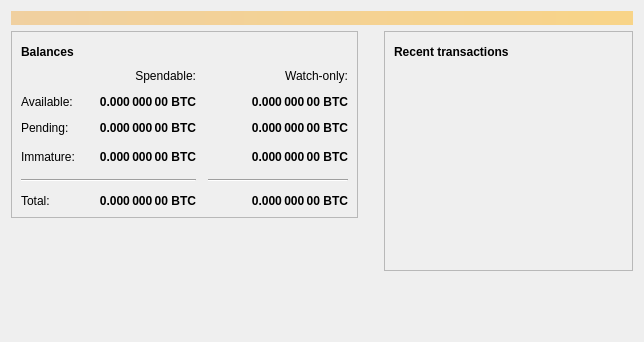
<?xml version="1.0" encoding="UTF-8"?>
<ui version="4.0">
 <class>OverviewPage</class>
 <widget class="QWidget" name="OverviewPage">
  <property name="geometry">
   <rect>
    <x>0</x>
    <y>0</y>
    <width>644</width>
    <height>342</height>
   </rect>
  </property>
  <property name="windowTitle">
   <string>Form</string>
  </property>
  <layout class="QVBoxLayout" name="topLayout">
   <item>
    <widget class="QLabel" name="labelAlerts">
     <property name="visible">
      <bool>false</bool>
     </property>
     <property name="styleSheet">
      <string notr="true">QLabel { background-color: qlineargradient(x1: 0, y1: 0, x2: 1, y2: 0, stop:0 #F0D0A0, stop:1 #F8D488); color:#000000; }</string>
     </property>
     <property name="wordWrap">
      <bool>true</bool>
     </property>
     <property name="margin">
      <number>3</number>
     </property>
     <property name="textInteractionFlags">
      <set>Qt::TextSelectableByMouse</set>
     </property>
    </widget>
   </item>
   <item>
    <layout class="QHBoxLayout" name="horizontalLayout" stretch="1,0,1">
     <item>
      <layout class="QVBoxLayout" name="verticalLayout_2">
       <item>
        <widget class="QFrame" name="frame">
         <property name="frameShape">
          <enum>QFrame::StyledPanel</enum>
         </property>
         <property name="frameShadow">
          <enum>QFrame::Raised</enum>
         </property>
         <layout class="QVBoxLayout" name="verticalLayout_4">
          <item>
           <layout class="QHBoxLayout" name="horizontalLayout_4">
            <item>
             <widget class="QLabel" name="label_5">
              <property name="font">
               <font>
                <weight>75</weight>
                <bold>true</bold>
               </font>
              </property>
              <property name="text">
               <string>Balances</string>
              </property>
             </widget>
            </item>
            <item>
             <spacer name="horizontalpacer_3">
              <property name="orientation">
               <enum>Qt::Horizontal</enum>
              </property>
              <property name="sizeHint" stdset="0">
               <size>
                <width>40</width>
                <height>20</height>
               </size>
              </property>
             </spacer>
            </item>
            <item>
             <widget class="QPushButton" name="labelWalletStatus">
              <property name="enabled">
               <bool>true</bool>
              </property>
              <property name="maximumSize">
               <size>
                <width>30</width>
                <height>16777215</height>
               </size>
              </property>
              <property name="toolTip">
               <string>The displayed information may be out of date. Your wallet automatically synchronizes with the Veles network after a connection is established, but this process has not completed yet.</string>
              </property>
              <property name="text">
               <string/>
              </property>
              <property name="icon">
               <iconset>
                <normaloff>:/icons/warning</normaloff>
                <disabledoff>:/icons/warning</disabledoff>:/icons/warning</iconset>
              </property>
              <property name="iconSize">
               <size>
                <width>24</width>
                <height>24</height>
               </size>
              </property>
              <property name="flat">
               <bool>true</bool>
              </property>
             </widget>
            </item>
           </layout>
          </item>
          <item>
           <layout class="QGridLayout" name="gridLayout">
            <property name="spacing">
             <number>12</number>
            </property>
            <item row="4" column="1">
             <spacer name="horizontalSpacer_10">
              <property name="orientation">
               <enum>Qt::Horizontal</enum>
              </property>
              <property name="sizeHint" stdset="0">
               <size>
                <width>40</width>
                <height>20</height>
               </size>
              </property>
             </spacer>
            </item>
            <item row="6" column="0" colspan="3">
             <widget class="Line" name="line">
              <property name="orientation">
               <enum>Qt::Horizontal</enum>
              </property>
             </widget>
            </item>
            <item row="6" column="3">
             <widget class="Line" name="lineWatchBalance">
              <property name="sizePolicy">
               <sizepolicy hsizetype="Preferred" vsizetype="Fixed">
                <horstretch>0</horstretch>
                <verstretch>0</verstretch>
               </sizepolicy>
              </property>
              <property name="minimumSize">
               <size>
                <width>140</width>
                <height>0</height>
               </size>
              </property>
              <property name="orientation">
               <enum>Qt::Horizontal</enum>
              </property>
             </widget>
            </item>
            <item row="4" column="0">
             <widget class="QLabel" name="labelImmatureText">
              <property name="text">
               <string>Immature:</string>
              </property>
             </widget>
            </item>
            <item row="1" column="0">
             <widget class="QLabel" name="labelBalanceText">
              <property name="text">
               <string>Available:</string>
              </property>
             </widget>
            </item>
            <item row="2" column="0">
             <widget class="QLabel" name="labelPendingText">
              <property name="text">
               <string>Pending:</string>
              </property>
             </widget>
            </item>
            <item row="0" column="3">
             <widget class="QLabel" name="labelWatchonly">
              <property name="text">
               <string>Watch-only:</string>
              </property>
              <property name="alignment">
               <set>Qt::AlignRight|Qt::AlignTrailing|Qt::AlignVCenter</set>
              </property>
             </widget>
            </item>
            <item row="4" column="3">
             <widget class="QLabel" name="labelWatchImmature">
              <property name="font">
               <font>
                <weight>75</weight>
                <bold>true</bold>
               </font>
              </property>
              <property name="cursor">
               <cursorShape>IBeamCursor</cursorShape>
              </property>
              <property name="toolTip">
               <string>Mined balance in watch-only addresses that has not yet matured</string>
              </property>
              <property name="text">
               <string notr="true">0.000 000 00 BTC</string>
              </property>
              <property name="alignment">
               <set>Qt::AlignRight|Qt::AlignTrailing|Qt::AlignVCenter</set>
              </property>
              <property name="textInteractionFlags">
               <set>Qt::LinksAccessibleByMouse|Qt::TextSelectableByKeyboard|Qt::TextSelectableByMouse</set>
              </property>
             </widget>
            </item>
            <item row="1" column="2">
             <widget class="QLabel" name="labelBalance">
              <property name="font">
               <font>
                <weight>75</weight>
                <bold>true</bold>
               </font>
              </property>
              <property name="cursor">
               <cursorShape>IBeamCursor</cursorShape>
              </property>
              <property name="toolTip">
               <string>Your current spendable balance</string>
              </property>
              <property name="text">
               <string notr="true">0.000 000 00 BTC</string>
              </property>
              <property name="alignment">
               <set>Qt::AlignRight|Qt::AlignTrailing|Qt::AlignVCenter</set>
              </property>
              <property name="textInteractionFlags">
               <set>Qt::LinksAccessibleByMouse|Qt::TextSelectableByKeyboard|Qt::TextSelectableByMouse</set>
              </property>
             </widget>
            </item>
            <item row="10" column="2">
             <widget class="QLabel" name="labelTotal">
              <property name="font">
               <font>
                <weight>75</weight>
                <bold>true</bold>
               </font>
              </property>
              <property name="cursor">
               <cursorShape>IBeamCursor</cursorShape>
              </property>
              <property name="toolTip">
               <string>Your current total balance</string>
              </property>
              <property name="text">
               <string notr="true">0.000 000 00 BTC</string>
              </property>
              <property name="alignment">
               <set>Qt::AlignRight|Qt::AlignTrailing|Qt::AlignVCenter</set>
              </property>
              <property name="textInteractionFlags">
               <set>Qt::LinksAccessibleByMouse|Qt::TextSelectableByKeyboard|Qt::TextSelectableByMouse</set>
              </property>
             </widget>
            </item>
            <item row="2" column="2">
             <widget class="QLabel" name="labelUnconfirmed">
              <property name="font">
               <font>
                <weight>75</weight>
                <bold>true</bold>
               </font>
              </property>
              <property name="cursor">
               <cursorShape>IBeamCursor</cursorShape>
              </property>
              <property name="toolTip">
               <string>Total of transactions that have yet to be confirmed, and do not yet count toward the spendable balance</string>
              </property>
              <property name="text">
               <string notr="true">0.000 000 00 BTC</string>
              </property>
              <property name="alignment">
               <set>Qt::AlignRight|Qt::AlignTrailing|Qt::AlignVCenter</set>
              </property>
              <property name="textInteractionFlags">
               <set>Qt::LinksAccessibleByMouse|Qt::TextSelectableByKeyboard|Qt::TextSelectableByMouse</set>
              </property>
             </widget>
            </item>
            <item row="10" column="3">
             <widget class="QLabel" name="labelWatchTotal">
              <property name="font">
               <font>
                <weight>75</weight>
                <bold>true</bold>
               </font>
              </property>
              <property name="cursor">
               <cursorShape>IBeamCursor</cursorShape>
              </property>
              <property name="toolTip">
               <string>Current total balance in watch-only addresses</string>
              </property>
              <property name="text">
               <string notr="true">0.000 000 00 BTC</string>
              </property>
              <property name="alignment">
               <set>Qt::AlignRight|Qt::AlignTrailing|Qt::AlignVCenter</set>
              </property>
              <property name="textInteractionFlags">
               <set>Qt::LinksAccessibleByMouse|Qt::TextSelectableByKeyboard|Qt::TextSelectableByMouse</set>
              </property>
             </widget>
            </item>
            <item row="4" column="2">
             <widget class="QLabel" name="labelImmature">
              <property name="font">
               <font>
                <weight>75</weight>
                <bold>true</bold>
               </font>
              </property>
              <property name="cursor">
               <cursorShape>IBeamCursor</cursorShape>
              </property>
              <property name="toolTip">
               <string>Mined balance that has not yet matured</string>
              </property>
              <property name="text">
               <string notr="true">0.000 000 00 BTC</string>
              </property>
              <property name="alignment">
               <set>Qt::AlignRight|Qt::AlignTrailing|Qt::AlignVCenter</set>
              </property>
              <property name="textInteractionFlags">
               <set>Qt::LinksAccessibleByMouse|Qt::TextSelectableByKeyboard|Qt::TextSelectableByMouse</set>
              </property>
             </widget>
            </item>
            <item row="1" column="3">
             <widget class="QLabel" name="labelWatchAvailable">
              <property name="font">
               <font>
                <weight>75</weight>
                <bold>true</bold>
               </font>
              </property>
              <property name="cursor">
               <cursorShape>IBeamCursor</cursorShape>
              </property>
              <property name="toolTip">
               <string>Your current balance in watch-only addresses</string>
              </property>
              <property name="text">
               <string notr="true">0.000 000 00 BTC</string>
              </property>
              <property name="alignment">
               <set>Qt::AlignRight|Qt::AlignTrailing|Qt::AlignVCenter</set>
              </property>
              <property name="textInteractionFlags">
               <set>Qt::LinksAccessibleByMouse|Qt::TextSelectableByKeyboard|Qt::TextSelectableByMouse</set>
              </property>
             </widget>
            </item>
            <item row="0" column="2">
             <widget class="QLabel" name="labelSpendable">
              <property name="text">
               <string>Spendable:</string>
              </property>
              <property name="alignment">
               <set>Qt::AlignRight|Qt::AlignTrailing|Qt::AlignVCenter</set>
              </property>
             </widget>
            </item>
            <item row="10" column="0">
             <widget class="QLabel" name="labelTotalText">
              <property name="text">
               <string>Total:</string>
              </property>
             </widget>
            </item>
            <item row="2" column="3">
             <widget class="QLabel" name="labelWatchPending">
              <property name="font">
               <font>
                <weight>75</weight>
                <bold>true</bold>
               </font>
              </property>
              <property name="cursor">
               <cursorShape>IBeamCursor</cursorShape>
              </property>
              <property name="toolTip">
               <string>Unconfirmed transactions to watch-only addresses</string>
              </property>
              <property name="text">
               <string notr="true">0.000 000 00 BTC</string>
              </property>
              <property name="alignment">
               <set>Qt::AlignRight|Qt::AlignTrailing|Qt::AlignVCenter</set>
              </property>
              <property name="textInteractionFlags">
               <set>Qt::LinksAccessibleByMouse|Qt::TextSelectableByKeyboard|Qt::TextSelectableByMouse</set>
              </property>
             </widget>
            </item>
           </layout>
          </item>
         </layout>
        </widget>
       </item>
       <item>
        <spacer name="verticalSpacer">
         <property name="orientation">
          <enum>Qt::Vertical</enum>
         </property>
         <property name="sizeHint" stdset="0">
          <size>
           <width>20</width>
           <height>40</height>
          </size>
         </property>
        </spacer>
       </item>
      </layout>
     </item>
     <item>
      <spacer name="horizontalSpacer_2">
       <property name="orientation">
        <enum>Qt::Horizontal</enum>
       </property>
       <property name="sizeType">
        <enum>QSizePolicy::Fixed</enum>
       </property>
       <property name="sizeHint" stdset="0">
        <size>
         <width>20</width>
         <height>20</height>
        </size>
       </property>
      </spacer>
     </item>
     <item>
      <layout class="QVBoxLayout" name="verticalLayout_3">
       <item>
        <widget class="QFrame" name="frame_2">
         <property name="frameShape">
          <enum>QFrame::StyledPanel</enum>
         </property>
         <property name="frameShadow">
          <enum>QFrame::Raised</enum>
         </property>
         <layout class="QVBoxLayout" name="verticalLayout">
          <item>
           <layout class="QHBoxLayout" name="horizontalLayout_2">
            <item>
             <widget class="QLabel" name="label_4">
              <property name="font">
               <font>
                <weight>75</weight>
                <bold>true</bold>
               </font>
              </property>
              <property name="text">
               <string>Recent transactions</string>
              </property>
             </widget>
            </item>
            <item>
             <spacer name="horizontalSpacer_9">
              <property name="orientation">
               <enum>Qt::Horizontal</enum>
              </property>
              <property name="sizeHint" stdset="0">
               <size>
                <width>40</width>
                <height>20</height>
               </size>
              </property>
             </spacer>
            </item>
            <item>
             <spacer name="horizontalSpacer_3">
              <property name="orientation">
               <enum>Qt::Horizontal</enum>
              </property>
              <property name="sizeHint" stdset="0">
               <size>
                <width>40</width>
                <height>20</height>
               </size>
              </property>
             </spacer>
            </item>
            <item>
             <widget class="QPushButton" name="labelTransactionsStatus">
              <property name="enabled">
               <bool>true</bool>
              </property>
              <property name="maximumSize">
               <size>
                <width>30</width>
                <height>16777215</height>
               </size>
              </property>
              <property name="toolTip">
               <string>The displayed information may be out of date. Your wallet automatically synchronizes with the Veles network after a connection is established, but this process has not completed yet.</string>
              </property>
              <property name="text">
               <string/>
              </property>
              <property name="icon">
               <iconset>
                <normaloff>:/icons/warning</normaloff>
                <disabledoff>:/icons/warning</disabledoff>:/icons/warning</iconset>
              </property>
              <property name="iconSize">
               <size>
                <width>24</width>
                <height>24</height>
               </size>
              </property>
              <property name="flat">
               <bool>true</bool>
              </property>
             </widget>
            </item>
            <item>
             <spacer name="horizontalSpacer">
              <property name="orientation">
               <enum>Qt::Horizontal</enum>
              </property>
              <property name="sizeHint" stdset="0">
               <size>
                <width>40</width>
                <height>20</height>
               </size>
              </property>
             </spacer>
            </item>
           </layout>
          </item>
          <item>
           <widget class="QListView" name="listTransactions">
            <property name="styleSheet">
             <string notr="true">QListView { background: transparent; }</string>
            </property>
            <property name="frameShape">
             <enum>QFrame::NoFrame</enum>
            </property>
            <property name="verticalScrollBarPolicy">
             <enum>Qt::ScrollBarAlwaysOff</enum>
            </property>
            <property name="horizontalScrollBarPolicy">
             <enum>Qt::ScrollBarAlwaysOff</enum>
            </property>
            <property name="selectionMode">
             <enum>QAbstractItemView::NoSelection</enum>
            </property>
           </widget>
          </item>
         </layout>
        </widget>
       </item>
       <item>
        <spacer name="verticalSpacer_2">
         <property name="orientation">
          <enum>Qt::Vertical</enum>
         </property>
         <property name="sizeHint" stdset="0">
          <size>
           <width>20</width>
           <height>40</height>
          </size>
         </property>
        </spacer>
       </item>
      </layout>
     </item>
    </layout>
   </item>
  </layout>
 </widget>
 <resources/>
 <connections/>
</ui>
